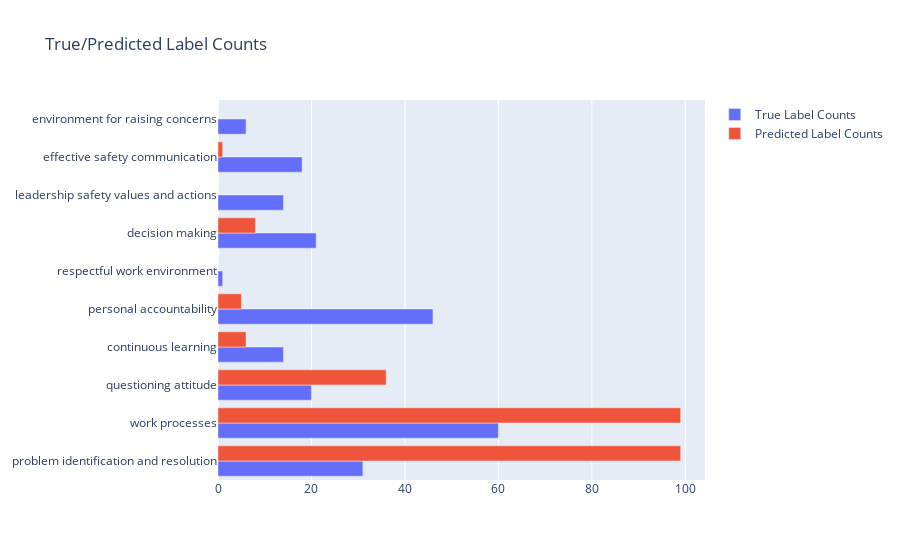

Notebook code for this chart:
### Markdown cell above
### Zero-shot no training, with descriptions in prompt

### Code cell
df2 = pd.read_csv("ZeroShot_withDescriptions.csv")
print('Total samples:', len(df2))
getTraitCounts(df2)

### Figure 1 — Plotly figure (JSON) as saved in the notebook; plotly's stock layout.template omitted (floating-point values rounded to 4 significant figures)
{"data": [{"name": "True Label Counts", "orientation": "h", "type": "bar", "x": [31, 60, 20, 14, 46, 1, 21, 14, 18, 6], "y": ["problem identification and resolution", "work processes", "questioning attitude", "continuous learning", "personal accountability", "respectful work environment", "decision making", "leadership safety values and actions", "effective safety communication", "environment for raising concerns"]}, {"name": "Predicted Label Counts", "orientation": "h", "type": "bar", "x": [99, 99, 36, 6, 5, 0, 8, 0, 1, 0], "y": ["problem identification and resolution", "work processes", "questioning attitude", "continuous learning", "personal accountability", "respectful work environment", "decision making", "leadership safety values and actions", "effective safety communication", "environment for raising concerns"]}], "layout": {"title": {"text": "True/Predicted Label Counts"}}}
